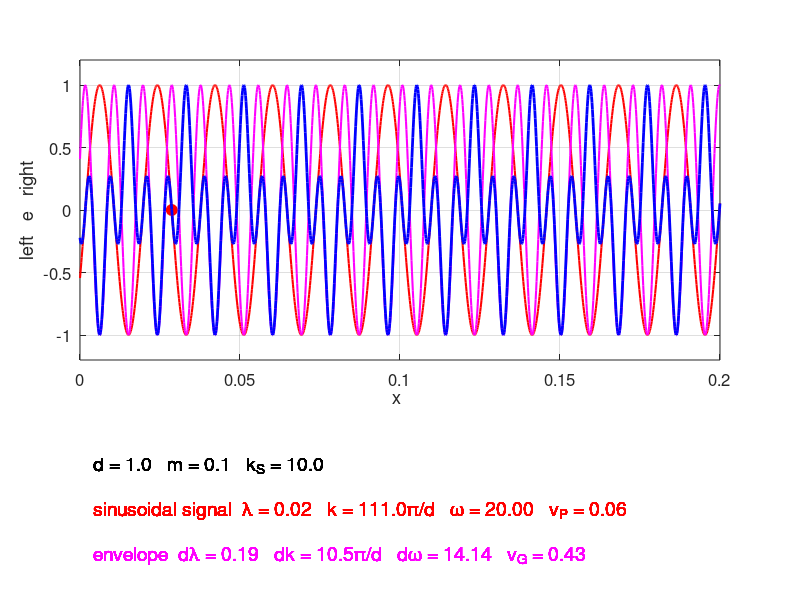

Write the MATLAB code that produced this figure.
% oscC00NB.m
% 190524  Matlab 2018b

% SIMULATION OF THE MOTION OF N COUPLED OSCILLATORS
% DYNAMICS OF CRYSTAL LATTICES
% All parameters are changed within the Script
% [default values and units]

% DOING PHYSICS ONLINE 
%    http://www.physics.usyd.edu.au/teach_res/mp/mphome.htm
% Scripts
%     http://www.physics.usyd.edu.au/teach_res/mp/mscripts/
% Documentation
%    http://www.physics.usyd.edu.au/teach_res/mp/doc/oscC00NA.htm
% Ian Cooper  ian.cooper@sydney.edu.au
% School of Physics, University of Sydney


clear
close all
clc

% SETUP ===============================================================

% Propagation constants units  pi/d: kC >> dkC
   kC = 111;
   dkC = 10.5;

% Time span
   tN = 21;
   tMax = 0.5;
   
   
% spring costants kS  [10]
   kS = 10;
% mass of atoms or particles m  [0.1]
   m = 0.1;
% separation distance d bewtween atoms or particles  [1]   
   d = 1;
% Parameters for X axis
   xMax = 0.2*d; xN = 1501;
   
% CALCULATIONS ========================================================
% Propgation constants  /  Wavelengths  wL1 wL2
  k = kC *pi/d; dk = dkC*pi/d;
  wL1= 2*pi/k;  wL2 = 2*pi/dk;

% X axis / time span
   x = linspace(0,xMax,xN);
   t = linspace(0,tMax,tN);

% Angular frequencies omega
   omega  = sqrt(4*kS/m) * abs(sin(k*d/2));
   domega = sqrt(4*kS/m) * abs(sin(dk*d/2));
   

% v0
  v0 = d*sqrt(kS/m);   
% Phase velocity
  vP = omega/k; 
% Group velocity
  vG = domega/dk; 

% Displacement
  e = zeros(xN,tN);       % superpostion
  e1 = zeros(xN,tN);      % sinusoidal signal
  e2 = zeros(xN,tN);      % envelope - modulation 

for cx = 1:xN
 for ct = 1:tN
     e1(cx,ct) = sin( omega *t(ct) - k *x(cx) );
    % e2(cx,ct) = cos( domega*t(ct) - dk*x(cx) )  ;
  e2(cx,ct) = cos( 2*omega*t(ct) - 2*k*x(cx) ) ;
 end
end
% e = e1 .* e2;
  e = e1 + e2;
if vP < 1e-6
    e1(:,:) = 0;
end

if vG < 1e-6 
    e2(:,:) = 0;
end

e = e1 .* e2;


% GRAPHICS ============================================================ 

% Title
% tm1 = '\lambda = ';
% tm2 = num2str(wL, '%2.2f  ');
% tm3 = '   k = ';
% tm4 = num2str(k1*d/pi, '%2.2f ');
% tm5 = '\pi/d';
% tm6 = '   \omega = ';
% tm7 = num2str(omega1, '%2.2f \n ');
% tm8 = '   v_P = ';
% tm9 = num2str(vP, '%2.2f  ');
% tm10 = '   v_G = ';
% tm11 = num2str(vG, '%2.2f  ');
% 
% tm = [tm1 tm2 tm3 tm4 tm5 tm6 tm7 tm8 tm9 tm10 tm11];



 figure(1)

   pos = [0.52 0.2 0.35 0.5];
   set(gcf,'Units','normalized')
   set(gcf,'Position',pos)
   set(gcf,'color','w')
   
for ct = 1: tN
   
    subplot('position',[0.1 0.4 0.8 0.5])
   % Sinusoidal signal
     xP = x(1:end); yP = e1(1:end,ct);
     plot(xP,yP,'r','linewidth',1.5)
     hold on
     xP = t(ct)*vP; yP = e1(1,1);
     hPlot = plot(xP,yP,'or');
     set(hPlot,'markersize',8,'markerfacecolor','r')
   
   % Envelope - modulation
     xP = x; yP = e2(:,ct);
     plot(xP,yP,'m','linewidth',1.5)
     xP = t(ct)*vG; yP = e2(1,1);
     hPlot = plot(xP,yP,'om');
     set(hPlot,'markersize',8,'markerfacecolor','m')
     
   % Displacement
     xP = x; yP = e(:,ct);
     plot(xP,yP,'b','linewidth',2)
   
     
   hold off
   ylim([-1.2 1.2])
   xlim([0 xMax])
   grid on
   set(gca,'fontsize',12)
   xlabel('x ')
   ylabel('left   e   right')
%    title(tm)
   text(10,1.5,num2str(t(ct),'%2.2f'))
   
   
   subplot('position',[0.1 0.05 0.85 0.2])
   
   xlim([0 100])
   ylim([0 80])
   
   fs = 14;
   txt = ['d = ' num2str(d,'%2.1f') '   m = ' num2str(m,'%2.1f') '   k_S = ' num2str(kS,'%2.1f') ];
   Htext = text(2,70,txt);
   set(Htext,'fontsize',fs)
   
   txt = ['sinusoidal signal  \lambda = ' num2str(wL1,'%2.2f') '   k = ' num2str(kC,'%2.1f') '\pi/d' ...
      '   \omega = ' num2str(omega,'%2.2f') '   v_P = ' num2str(vP,'%2.2f')];
   Htext = text(2,40,txt);
   set(Htext,'fontsize',fs,'color','r')
   
   txt = ['envelope  d\lambda = ' num2str(wL2,'%2.2f') '   dk = ' num2str(dkC,'%2.1f') '\pi/d' ...
       '   d\omega = ' num2str(domega,'%2.2f')   '   v_G = ' num2str(vG,'%2.2f')];
   Htext = text(2,10,txt);
   set(Htext,'fontsize',fs, 'color','m')
   
   set(gca,'fontsize',fs)
   axis off
   
   pause(0.1)
   
end
